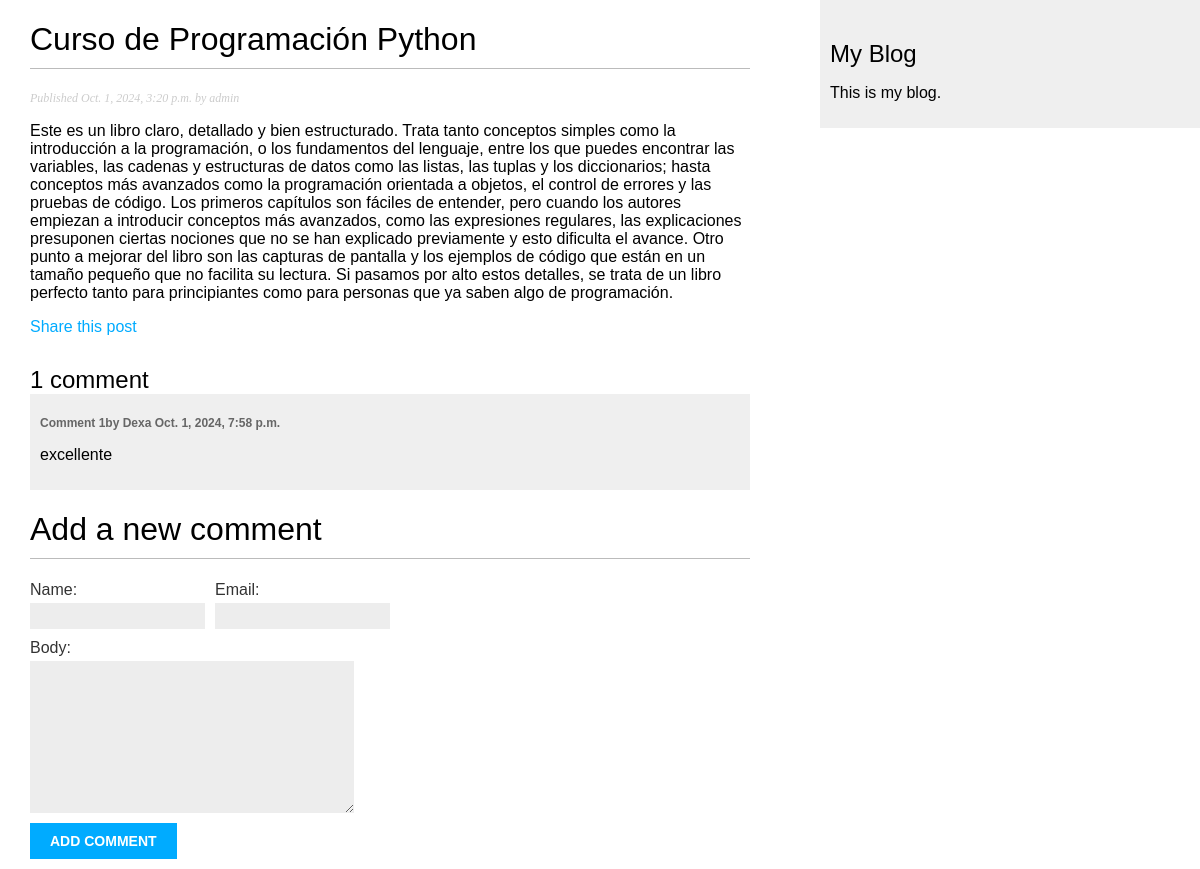
/blog/2024/10/1/curso-de-programacion-python/, run on an earlier commit of the app's database.
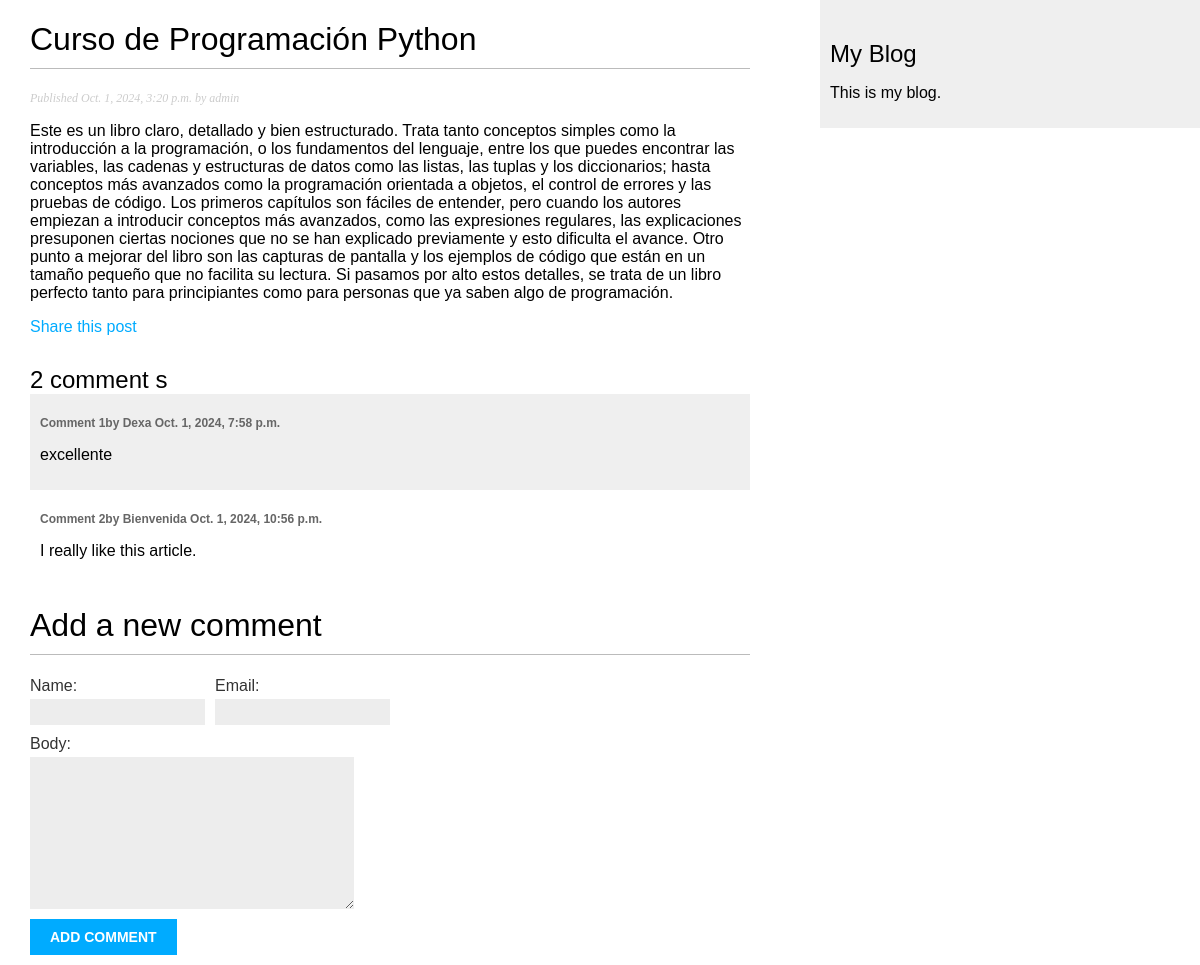
And on a later commit of the database.
### blog/models.py (models this page shows, shortened)
class Comment(models.Model):
    post = models.ForeignKey(
        Post,
        on_delete=models.CASCADE,
        related_name='comments'
    )
    name = models.CharField(max_length=80)
    email = models.EmailField()
    body = models.TextField()
    created = models.DateTimeField(auto_now_add=True)
    updated = models.DateTimeField(auto_now=True)
    active = models.BooleanField(default=True)
    class Meta:
        ordering = ['created']
        indexes = [
            models.Index(fields=['created']),
        ]

### blog/views.py (the view)
# urls.py: path('<int:year>/<int:month>/<int:day>/<slug:post>/', views.post_detail, name='post_detail'),
def post_detail(request, year, month, day, post):
    post = get_object_or_404(
        Post,
        status=Post.Status.PUBLISHED,
        slug=post,
        publish__year=year,
        publish__month=month,
        publish__day=day
    )
    comments = post.comments.filter(active=True)
    form = CommentForm()
    return render(
        request,
        'blog/post/detail.html',
        {'post': post,
         'comments': comments,
         'form': form
         }
    )

### blog/forms.py
class CommentForm(forms.ModelForm):
    class Meta:
        model = Comment
        fields = ['name', 'email', 'body']

### blog/templates/blog/post/detail.html (shortened to what this page needs)
{% extends "blog/base.html" %}
{% block content %}
<h1>{{ post.title }}</h1>
<p class="date">
    Published {{ post.publish }} by {{ post.author }}
</p>
{{ post.body|linebreaks }}
<p>
    <a href="{% url 'blog:post_share' post.id %}">
        Share this post
    </a>
</p>
{% with comments.count as total_comments %}
<h2>
    {{ total_comments }} comment {{ total_comments|pluralize }}
</h2>
{% endwith %}
{% for comment in comments %}
<div class="comment">
    <p class="info">
        Comment {{ forloop.counter }}by {{ comment.name }} {{ comment.created }}
    </p>
    {{ comment.body|linebreaks }}
</div>
{% empty %}
<p>There are no comments.</p>
{% endfor %}
{% include "blog/post/includes/comment_form.html" %}
{% endblock %}

What changed in the data, as far as the page shows it:
added Comment: name "Bienvenida", created "Oct. 1, 2024, 10:56 p.m.", body "I really like this article."
Also different on the page:
{{ total_comments }}: "1" → "2"
